Frame 1 (no input): blank canvas, image omitted
Frame 60 (no input): blank canvas, image omitted
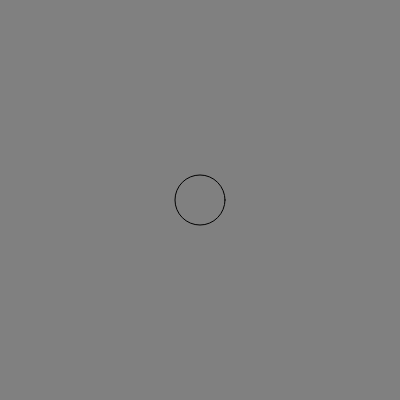
Frame 120 (the mouse pressed at the canvas centre since frame 60)

The p5.js sketch whose frames 1 and 60 were blank and that drew this single picture after the mouse press (run headless with seeded random() and noise() and a simulated clock; from frame 60 on, the mouse is pressed at the canvas centre):

// p5.js sketch
// ── sketch.js
function setup() {
  createCanvas(400, 400);
}

function draw() {
    let bg = map(mouseX, 0, 400, 0, 255)
  background (bg);
  
  noFill ()
  circle (mouseX, mouseY, 50)
  

}
